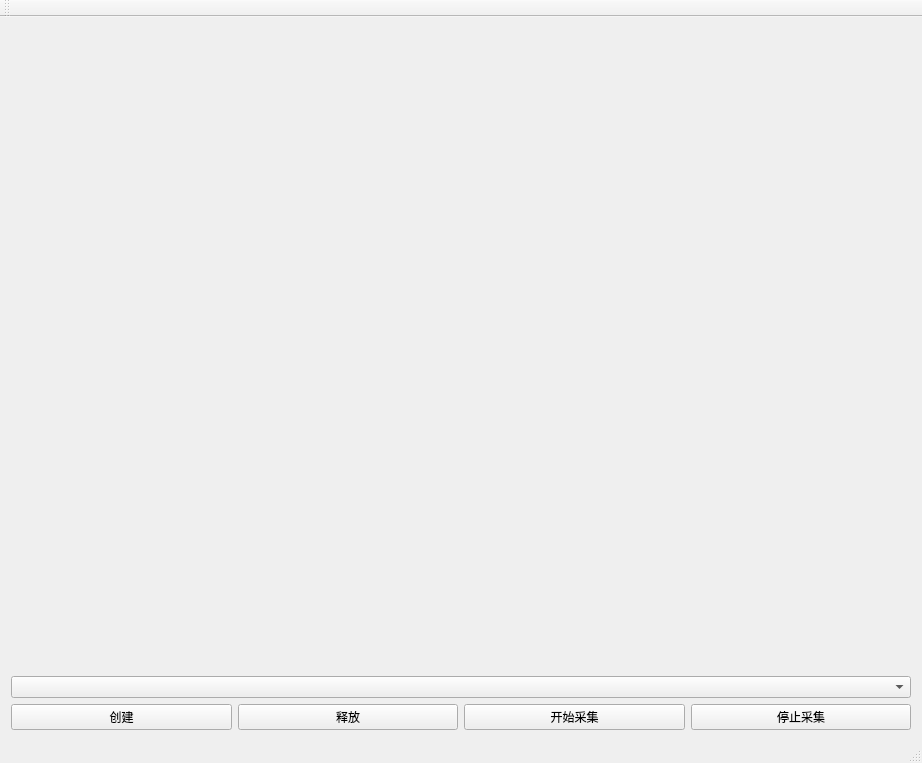
<?xml version="1.0" encoding="UTF-8"?>
<ui version="4.0">
 <class>DSDemoClass</class>
 <widget class="QMainWindow" name="DSDemoClass">
  <property name="geometry">
   <rect>
    <x>0</x>
    <y>0</y>
    <width>922</width>
    <height>763</height>
   </rect>
  </property>
  <property name="windowTitle">
   <string>DSDemo</string>
  </property>
  <widget class="QWidget" name="centralWidget">
   <layout class="QVBoxLayout" name="verticalLayout_2">
    <item>
     <widget class="QWidget" name="widget" native="true">
      <layout class="QHBoxLayout" name="horizontalLayout_2">
       <item>
        <spacer name="verticalSpacer">
         <property name="orientation">
          <enum>Qt::Vertical</enum>
         </property>
         <property name="sizeHint" stdset="0">
          <size>
           <width>20</width>
           <height>475</height>
          </size>
         </property>
        </spacer>
       </item>
      </layout>
     </widget>
    </item>
    <item>
     <layout class="QVBoxLayout" name="verticalLayout">
      <item>
       <widget class="QComboBox" name="comboBox"/>
      </item>
      <item>
       <layout class="QHBoxLayout" name="horizontalLayout">
        <item>
         <widget class="QPushButton" name="pushButton_create">
          <property name="text">
           <string>创建</string>
          </property>
         </widget>
        </item>
        <item>
         <widget class="QPushButton" name="pushButton_destory">
          <property name="text">
           <string>释放</string>
          </property>
         </widget>
        </item>
        <item>
         <widget class="QPushButton" name="pushButton_start">
          <property name="text">
           <string>开始采集</string>
          </property>
         </widget>
        </item>
        <item>
         <widget class="QPushButton" name="pushButton_stop">
          <property name="text">
           <string>停止采集</string>
          </property>
         </widget>
        </item>
       </layout>
      </item>
     </layout>
    </item>
   </layout>
  </widget>
  <widget class="QMenuBar" name="menuBar">
   <property name="geometry">
    <rect>
     <x>0</x>
     <y>0</y>
     <width>922</width>
     <height>23</height>
    </rect>
   </property>
  </widget>
  <widget class="QToolBar" name="mainToolBar">
   <attribute name="toolBarArea">
    <enum>TopToolBarArea</enum>
   </attribute>
   <attribute name="toolBarBreak">
    <bool>false</bool>
   </attribute>
  </widget>
  <widget class="QStatusBar" name="statusBar"/>
 </widget>
 <layoutdefault spacing="6" margin="11"/>
 <resources>
  <include location="DSDemo.qrc"/>
 </resources>
 <connections/>
</ui>
